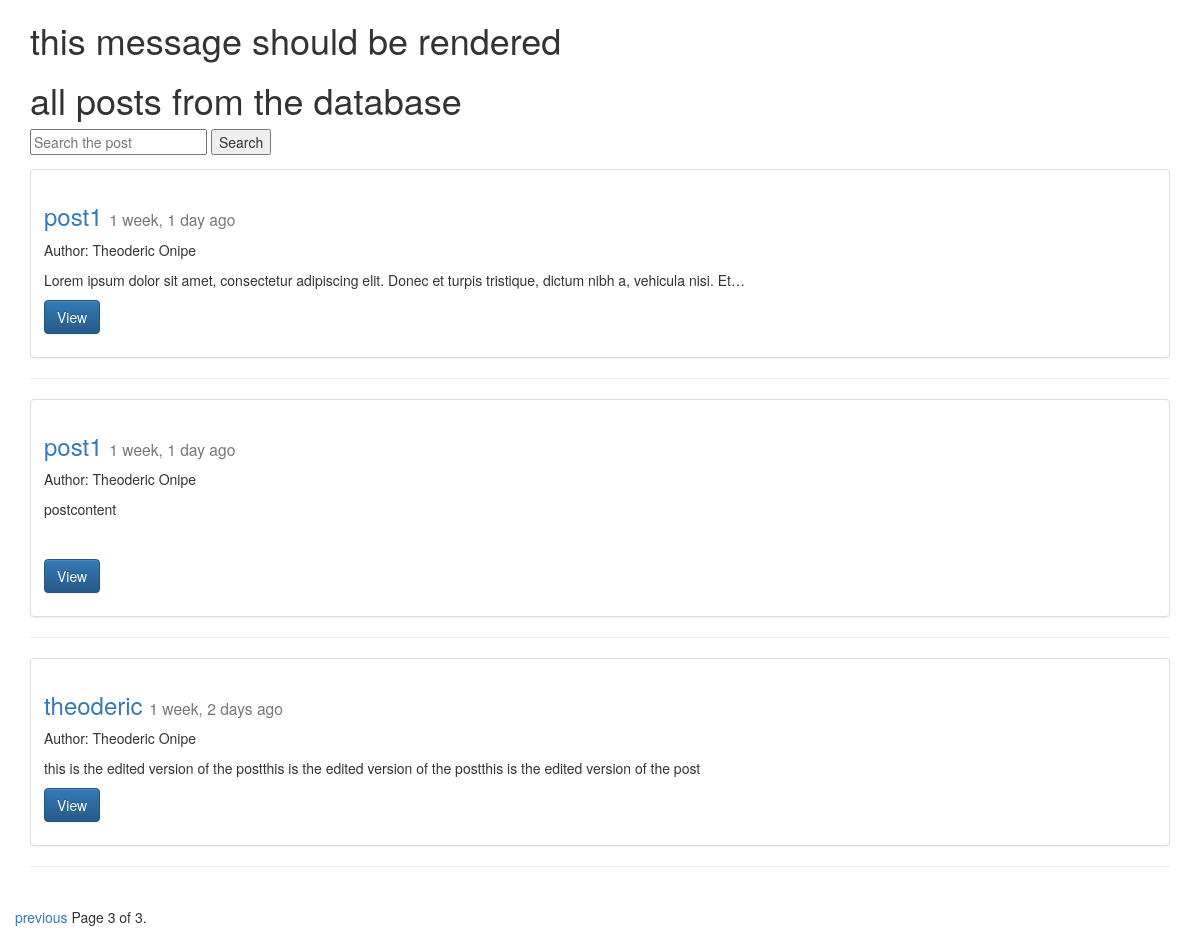
/posts/?page=3 (signed in), run on the app's committed database.
### posts/models.py (models this page shows, shortened)
class Post(models.Model):
	user = models.ForeignKey(settings.AUTH_USER_MODEL, default=1)
	title = models.CharField(max_length = 120)
	image = models.ImageField(null=True, blank= True,
		width_field="width_field", #Filefield cannnot use the hieght and width field
		height_field="height_field") #when using the ImageField you must install Pillow.. pip install pillow
	height_field = models.IntegerField(default=0)
	width_field = models.IntegerField(default=0)
	content = models.TextField()
	updated = models.DateTimeField(auto_now=True, auto_now_add=False) #when it is edited/saved to the database
	timestamp = models.DateTimeField(auto_now=False, auto_now_add=True) # when it is added to the database initially
	def get_absolute_url(self):
		return reverse("posts:detail", kwargs = {"id": self.id})
	class Meta:
		ordering= ["-timestamp", "-updated"]

### posts/views.py (the view, shortened to what this page needs)
def posts_list(request):#LIST ITEMS FROM THE DATABASE
	if not request.user.is_staff or not request.user.is_superuser:
		raise Http404
	queryset_list = Post.objects.all()
	query = request.GET.get("q") # query is a variable To Get something from the search box....named "q"
	paginator = Paginator(queryset_list, 10)
	page = request.GET.get('page')
	try:
		queryset = paginator.page(page)
	except PageNotAnInteger:
		queryset = paginator.page(1)
	except EmptyPage:
		queryset = paginator.page(paginator.num_pages)
	context = {
		"object_list": queryset,
		"title": "all posts from the database"
	}
	return render(request, "post_list.html", context)

### templates/post_list.html (shortened to what this page needs)
{% extends "base.html" %}
{% block content %}
<h1> this message should be rendered</h1>
<h1>{{ title }} </h1>
<form method="GET" action = "">
<input type="Text" placeholder= "Search the post" name="q" value="{{ request.GET.q }}" />
<input type="Submit" value="Search" />
</form>
<div class="row">
{% for obj in object_list %}
  <div class="col-sm-12">
    <div class="thumbnail">
      <div class="caption">
		<h3><a href="{{ obj.get_absolute_url }}">{{ obj.title }}</a> <small> {{ obj.timestamp |timesince }} ago</small></h3>
        {% if obj.user.get_full_name %} <p> Author: {{ obj.user.get_full_name }}</p> {% endif %}
        <p>{{ obj.content|linebreaks|truncatechars:120 }} <br /></p>
        <p><a href="{{ obj.get_absolute_url }}" class="btn btn-primary" role="button">View</a></p>
      </div>   </div>    <hr />  </div>
{% endfor %}
<div class="pagination">
    <span class="step-links">
        {% if object_list.has_previous %}
            <a href="?page={{ object_list.previous_page_number }}">previous</a>
        {% endif %}
        <span class="current">
            Page {{ object_list.number }} of {{ object_list.paginator.num_pages }}.
        </span>
    </span>
</div>
</div>
{% endblock content%}

### data on the page
Post: title "post1", timestamp "1 week, 1 day", user.get_full_name "Theoderic Onipe", content "Lorem ipsum dolor sit amet, consectetur adipiscing elit. Donec et turpis tristique, dictum nibh a, vehicula nisi. Et…"
Post: title "post1", timestamp "1 week, 1 day", user.get_full_name "Theoderic Onipe", content "postcontent"
Post: title "theoderic", timestamp "1 week, 2 days", user.get_full_name "Theoderic Onipe", content "this is the edited version of the postthis is the edited version of the postthis is the edited version of the post"

### other printed values
{{ title }} "all posts from the database"
{{ object_list.number }} "3"
{{ object_list.paginator.num_pages }} "3"
